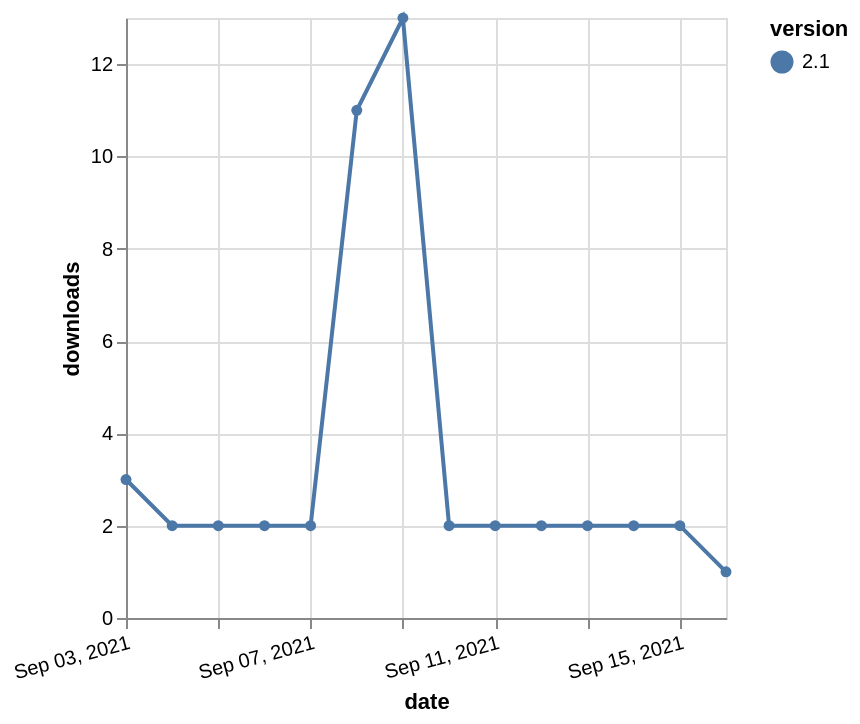

Vega-Lite specification for this chart:
### Vega-Lite specification from a JSON file in a GitHub repository (floating-point values rounded to 4 significant figures)
{"$schema": "https://vega.github.io/schema/vega-lite/v5.json", "description": "A simple bar chart with embedded data.", "data": {"values": [{"date": "2021-09-03", "total": 3253, "delta": 3, "version": "2.1"}, {"date": "2021-09-04", "total": 3255, "delta": 2, "version": "2.1"}, {"date": "2021-09-05", "total": 3257, "delta": 2, "version": "2.1"}, {"date": "2021-09-06", "total": 3259, "delta": 2, "version": "2.1"}, {"date": "2021-09-07", "total": 3261, "delta": 2, "version": "2.1"}, {"date": "2021-09-08", "total": 3272, "delta": 11, "version": "2.1"}, {"date": "2021-09-09", "total": 3285, "delta": 13, "version": "2.1"}, {"date": "2021-09-10", "total": 3287, "delta": 2, "version": "2.1"}, {"date": "2021-09-11", "total": 3289, "delta": 2, "version": "2.1"}, {"date": "2021-09-12", "total": 3291, "delta": 2, "version": "2.1"}, {"date": "2021-09-13", "total": 3293, "delta": 2, "version": "2.1"}, {"date": "2021-09-14", "total": 3295, "delta": 2, "version": "2.1"}, {"date": "2021-09-15", "total": 3297, "delta": 2, "version": "2.1"}, {"date": "2021-09-16", "total": 3298, "delta": 1, "version": "2.1"}]}, "width": "container", "mark": {"type": "line", "point": {"filled": true}}, "encoding": {"x": {"field": "date", "type": "temporal", "timeUnit": "yearmonthdate", "title": "date", "axis": {"labelAngle": -15}}, "y": {"field": "delta", "type": "quantitative", "title": "downloads"}, "color": {"field": "version", "type": "nominal"}, "tooltip": {"field": "delta"}}}
